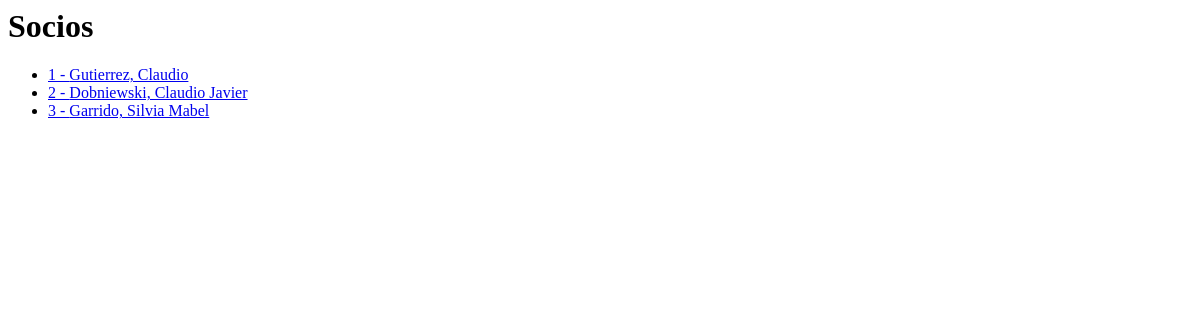
/socios/socios, run on an earlier commit of the app's database.
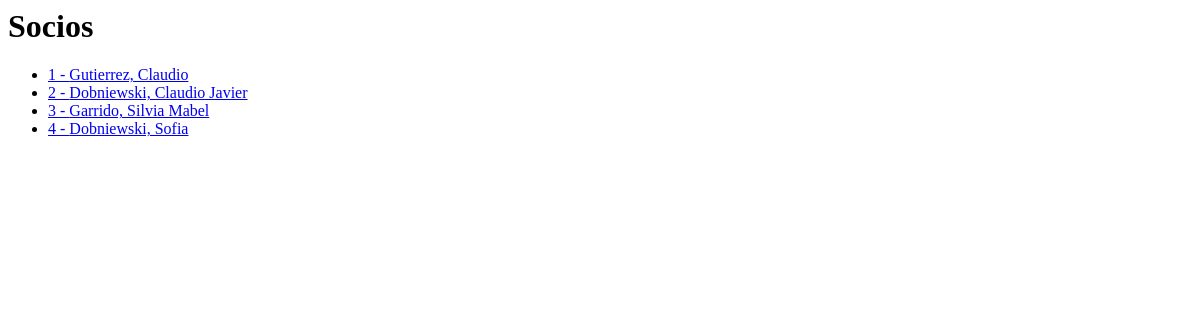
And on a later commit of the database.
### socios/models.py (models this page shows)
class Socio(models.Model):
    CATEGORIAS_CHOISES = [
        ( 0,"inactivo"),
        ( 1,"beneficiario"),
        ( 2,"dirigente"),
        ( 3,"resp.beneficiario"),
        ( 4,"colaborador")
        ]
    nombres = models.CharField(max_length=50)
    apellidos = models.CharField(max_length=50)
    dni = models.CharField(max_length=15)
    fecha_nacimiento = models.DateField('fecha_nacimiento')
    creado = models.DateTimeField('creado',auto_now_add=True)
    actualizado = models.DateTimeField('actualizado',auto_now=True)
    familia=models.ForeignKey(Familia, on_delete=models.CASCADE)
    categoria=models.IntegerField(default=0, choices=CATEGORIAS_CHOISES)
    def __str__(self):
        return  "{}, {}".format(self.apellidos,self.nombres)

### socios/views.py (the view)
# urls.py: path('socios', views.socio_index, name='socio_listado'),
def socio_index(request):
    lista_socios = Socio.objects.all()
    print(lista_socios)
    return render(request, 'socios/socios_listado.html', {'socios': lista_socios})

### socios/templates/socios/socios_listado.html
<h1>Socios</h1>
{% if socios %}
    <ul>
    {% for socio in socios %}
        <li ><a href="/socios/{{ socio.id }}">{{ socio.id }} - {{ socio }}</a></li>
    {% endfor %}
    </ul>
{% else %}
    <p>No Socios are available.</p>
{% endif %}

What changed in the data, as far as the page shows it:
added Socio: id "4", apellidos+nombres "Dobniewski, Sofia"
